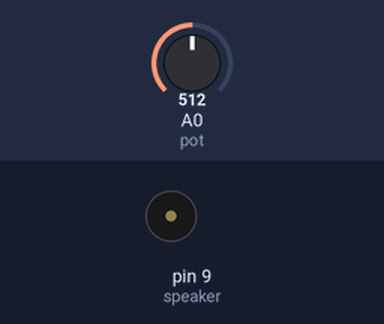
Bench run of a sketch on a simulated Arduino Uno, built with avr-gcc and run on an emulated ATmega328P. On the bench: buzzer (waves = sounding). Inputs (shaded band) come from the test bench; at power-on: A0 (pot) = 512.

Above: at 1.8 s.
1.9 s: A0 (pot) set to 306
At 2.2 s:
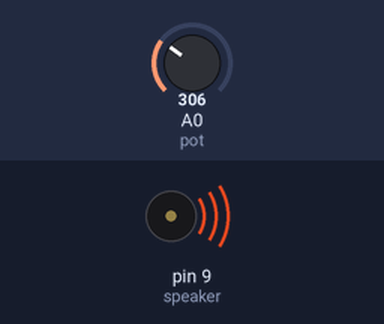
5.4 s: A0 (pot) set to 122
At 5.56 s:
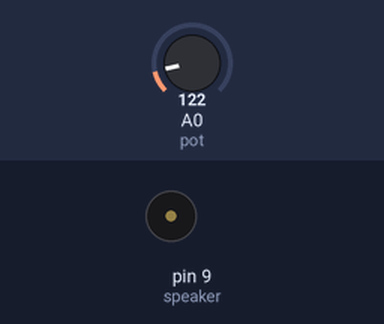
Timing chart, 0 to 14.9 s (numbered marks = the images above; inputs shaded):
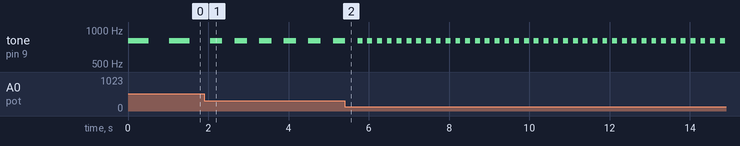

Measured:
- after the input at 1.9 s, tone on pin 9 (speaker): alternates 800 Hz for 0.31 s and silent for 0.31 s, starting after 0.45 s
- by itself, tone on pin 9 (speaker): alternates 800 Hz for 0.51 s and silent for 0.51 s

The sketch:

sirena_EX1.ino
```cpp
/**********************************************************************************
**                                                                               **
**                                 Projecte 4. Sirena                            **
**                                                                               **
**                                 Programa 1                                    **
**                                                                               **
**********************************************************************************/
// Raúl Martos

const int speaker = 9;        // Speaker pin 9
const int pot = A0;         // Potenciometre pin A0
int valPot0;                 // guardar valor potenciometre


void setup()
{
  pinMode(speaker,OUTPUT);   // Speaker sortida
  pinMode(pot,INPUT);        // Potenciometre Entrada
}


void loop()
{
  valPot0 = analogRead(pot);   // llegir valor Potenciometre
  tone(speaker, 800, valPot0);    // El so dependra del valor del potenciometre ( més rapid o més lent )
  delay(2*valPot0);  // La espera entre sons serà donada pel valor del potenciometre
}

// Aquest programa fa un so al qual se li pot augmentar la velocitat o disminuir-la i al disminuirla el que fem també és posar-li més delays entre sons.
```
